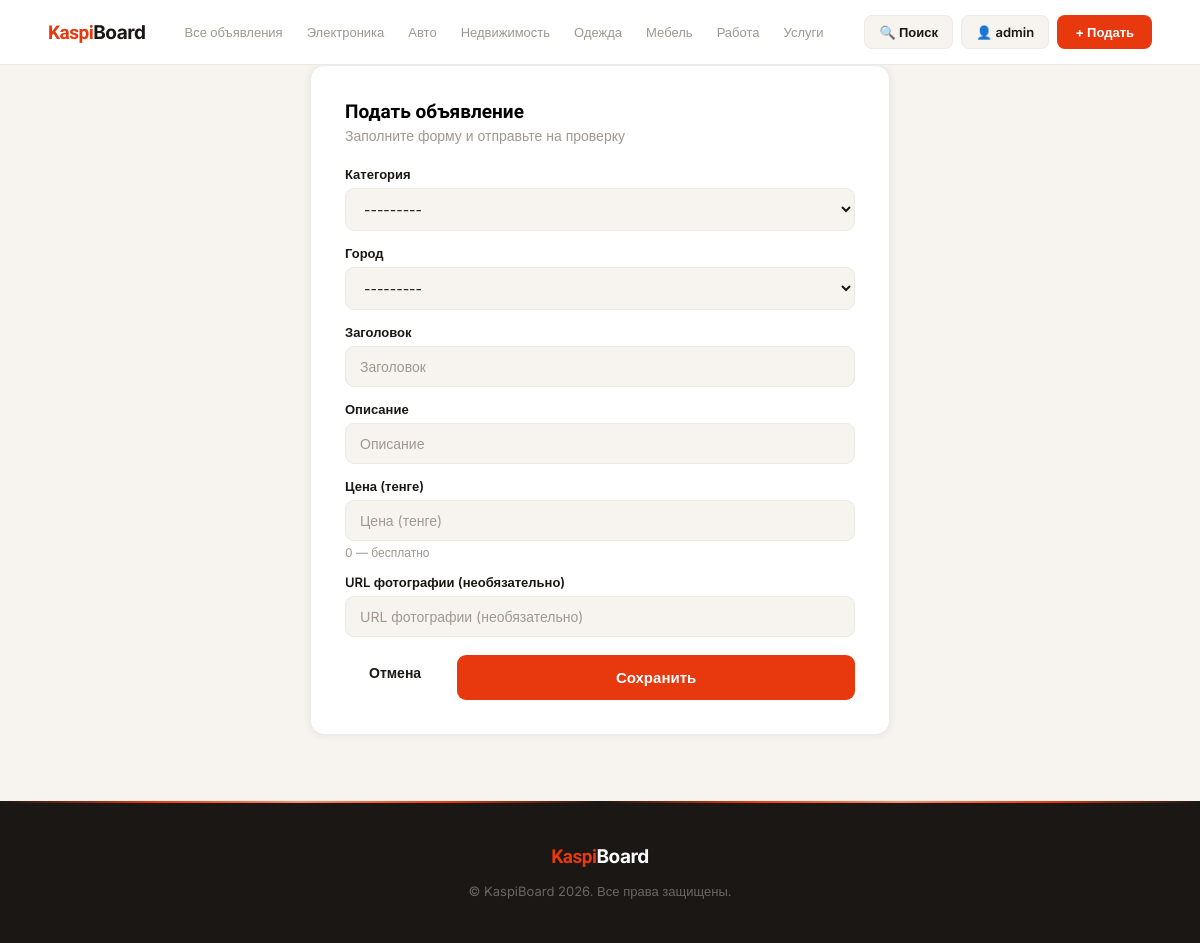
The page /ads/new/ (signed in) on the database its author committed.
### core_app/models.py (models this page shows)
class Category(models.Model):
    name = models.CharField('Название категории', max_length=100)
    def __str__(self):
        return self.name

class City(models.Model):
    name = models.CharField('Город', max_length=100)
    def __str__(self):
        return self.name

### core_app/views.py (the view)
# urls.py: path('ads/new/', views.ad_create_view, name='ad_create'),
@login_required
def ad_create_view(request):
    if request.method == 'POST':
        form = AdForm(request.POST)
        if form.is_valid():
            ad = form.save(commit=False)
            ad.author = request.user
            ad.is_moderated = False
            ad.save()
            messages.success(request, 'Объявление отправлено на проверку.')
            return redirect('profile_page')
    else:
        form = AdForm()
    return render(request, 'ad-form.html', {'form': form})

### core_app/forms.py
class AdForm(forms.ModelForm):
    class Meta:
        model = Ad
        fields = ['category', 'city', 'title', 'description', 'price', 'image_url']
        widgets = {
            'description': forms.Textarea(attrs={'rows': 4}),
        }
        labels = {
            'image_url': 'URL фотографии (необязательно)',
        }

### core_app/context_processors.py (called while the page is built)
def categories_processor(request):
    return {
        'categories': Category.objects.all()
    }

### core_app/templates/ad-form.html (shortened to what this page needs)
{% extends 'base.html' %}
{% block content %}
<section class="ad-form-section">
    <div class="container">
        <div class="ad-form-card">
            <h2>{% if form.instance.pk %}Редактировать объявление{% else %}Подать объявление{% endif %}</h2>
            <p class="sub">{% if form.instance.pk %}Измените данные{% else %}Заполните форму и отправьте на проверку{% endif %}</p>
            <form method="post" novalidate>
                {% for field in form %}
                <div class="form-group">
                    <label class="form-label">{{ field.label }}</label>
                    {% if field.field.widget.input_type == 'select' %}
                        <select name="{{ field.html_name }}" class="form-input">
                            {% for val, label in field.field.choices %}
                                <option value="{{ val }}" {% if field.value|stringformat:"s" == val|stringformat:"s" %}selected{% endif %}>{{ label }}</option>
                            {% endfor %}
                        </select>
                    {% elif field.field.widget.input_type == 'textarea' %}
                        <textarea name="{{ field.html_name }}" class="form-input" rows="5" placeholder="{{ field.label }}">{{ field.value|default:'' }}</textarea>
                    {% else %}
                        <input type="{{ field.field.widget.input_type }}" name="{{ field.html_name }}" class="form-input" value="{{ field.value|default:'' }}" placeholder="{{ field.label }}">
                    {% endif %}
                    {% if field.help_text %}<p class="form-help">{{ field.help_text }}</p>{% endif %}
                </div>
                {% endfor %}
                <div style="display:flex;gap:12px;justify-content:flex-end;margin-top:8px;">
                    <a href="{% url 'profile_page' %}" style="padding:13px 24px;background:var(--secondary);color:var(--dark);border-radius:10px;font-weight:600;font-size:14px;">Отмена</a>
                    <button type="submit" class="btn-submit">Сохранить</button>
                </div>
            </form>
        </div>
    </div>
</section>
{% endblock %}

### core_app/templates/base.html (shortened to what this page needs)
{% load static %}
<!DOCTYPE html>
<html lang="ru">
<head>
    <link rel="stylesheet" href="{% static 'css/style.css' %}">
</head>
<body>
<header class="header">
    <div class="header-inner">
        <a href="{% url 'home_page' %}" class="logo-text">Kaspi<span>Board</span></a>
        <nav class="header-nav">
            <a href="{% url 'all_ads_page' %}" {% if request.resolver_match.url_name == 'all_ads_page' %}class="active-cat"{% endif %}>Все объявления</a>
            {% for category in categories %}
            <a href="{% url 'ads_by_category' pk=category.pk %}" {% if request.resolver_match.url_name == 'ads_by_category' and request.resolver_match.kwargs.pk == category.pk %}class="active-cat"{% endif %}>{{ category.name }}</a>
            {% endfor %}
        </nav>
        <div class="header-actions">
            <a href="{% url 'search_page' %}" class="btn-hg">🔍 Поиск</a>
            {% if user.is_authenticated %}
                <a href="{% url 'profile_page' %}" class="btn-hg">👤 {{ user.username }}</a>
                <a href="{% url 'ad_create' %}" class="btn-hp">+ Подать</a>
            {% else %}
                <a href="{% url 'login_page' %}" class="btn-hg">Войти</a>
                <a href="{% url 'ad_create' %}" class="btn-hp">+ Подать</a>
            {% endif %}
        </div>
    </div>
</header>
<main>
    {% block content %}{% endblock %}
</main>
<footer class="footer">
    <div>
        <a href="{% url 'home_page' %}" class="logo-text">Kaspi<span>Board</span></a>
        <p>&copy; KaspiBoard 2026. Все права защищены.</p>
    </div>
</footer>
</body>
</html>

### core_app/static/css/style.css (style rules this page uses)
* { padding: 0; margin: 0; box-sizing: border-box; font-family: "Inter", sans-serif; }
a { text-decoration: none; display: inline-block; }
:root { --primary: #E8380D; --primary-hover: #c42e09; --primary-light: rgba(232,56,13,0.1); --white: #ffffff; --dark: #1a1714; --bg: #F7F4F0; --card: #ffffff; --border: #EDE9E3; --muted: #A09890; --gold: #C9920A; --gold-light: rgba(201,146,10,0.12); --success: #22a06b; --shadow-sm: 0 1px 8px rgba(0,0,0,0.06); --shadow-md: 0 4px 20px rgba(0,0,0,0.1); --shadow-lg: 0 10px 36px rgba(0,0,0,0.16); --t: 0.25s cubic-bezier(0.4,0,0.2,1); --radius: 14px; --radius-sm: 9px; }
.header { width: 100%; position: sticky; top: 0; z-index: 100; background: var(--white); border-bottom: 1px solid var(--border); animation: fadeInDown 0.4s ease both; }
.header-inner { max-width: 1280px; margin: 0 auto; padding: 0 48px; height: 64px; display: flex; align-items: center; gap: 28px; }
.logo-text { font-family: 'Unbounded', sans-serif; font-size: 19px; font-weight: 700; color: var(--primary); letter-spacing: -0.5px; flex-shrink: 0; display: inline-block; }
.logo-text span { color: var(--dark); }
.header-nav { display: flex; align-items: center; gap: 2px; flex: 1; overflow-x: auto; scrollbar-width: none; }
.header-nav a { color: var(--muted); font-size: 13px; font-weight: 500; padding: 6px 11px; border-radius: 7px; white-space: nowrap; transition: all var(--t); display: inline-block; }
.header-actions { display: flex; align-items: center; gap: 8px; flex-shrink: 0; }
.btn-hg { padding: 8px 14px; border-radius: 8px; font-size: 13px; font-weight: 600; color: var(--dark); background: var(--bg); border: 1px solid var(--border); transition: all var(--t); cursor: pointer; display: inline-flex; align-items: center; gap: 5px; }
.btn-hp { padding: 9px 18px; border-radius: 8px; font-size: 13px; font-weight: 700; color: var(--white); background: var(--primary); border: none; transition: all var(--t); cursor: pointer; display: inline-flex; align-items: center; gap: 5px; }
main { background: var(--bg); min-height: calc(100vh - 64px); }
.form-input { width: 100%; border: 1.5px solid var(--border); border-radius: var(--radius-sm); padding: 11px 14px; font-size: 14px; background: var(--bg); outline: none; transition: all var(--t); font-family: 'Inter', sans-serif; color: var(--dark); }
.form-input::placeholder { color: var(--muted); }
select.form-input { cursor: pointer; }
.form-group { margin-bottom: 14px; }
.form-label { display: block; font-weight: 600; font-size: 13px; margin-bottom: 6px; color: var(--dark); }
.form-help { font-size: 12px; color: var(--muted); margin-top: 4px; }
.btn-submit { display: inline-flex; align-items: center; justify-content: center; width: 100%; padding: 13px; background: var(--primary); color: var(--white); border: none; border-radius: var(--radius-sm); font-size: 15px; font-weight: 700; cursor: pointer; transition: all var(--t); font-family: 'Inter', sans-serif; margin-top: 4px; }
.ad-form-card { max-width: 580px; margin: 0 auto; background: var(--card); border-radius: var(--radius); padding: 34px; box-shadow: var(--shadow-sm); border: 1px solid var(--border); animation: fadeInUp 0.5s ease both; }
.ad-form-card h2 { font-family: 'Unbounded', sans-serif; font-size: 19px; margin-bottom: 4px; }
.ad-form-card .sub { font-size: 14px; color: var(--muted); margin-bottom: 22px; }
.footer { background-color: var(--dark); padding: 44px 0; text-align: center; position: relative; overflow: hidden; }
.footer::before { content: ''; position: absolute; top: 0; left: 0; right: 0; height: 2px; background: linear-gradient(90deg,transparent,var(--primary),#ff8a6a,var(--primary),transparent); background-size: 600px 100%; animation: shimmer 3s linear infinite; }
.footer .logo-text { margin-bottom: 10px; }
.footer .logo-text span { color: #fff !important; }
.footer p { font-size: 13px; color: rgba(255,255,255,0.35); margin-top: 5px; }

### rows shown on the page
Category: name "Электроника", category "---------"
Category: name "Авто"
Category: name "Недвижимость"
Category: name "Одежда"
Category: name "Мебель"
Category: name "Работа"
Category: name "Услуги"
City: city "---------"

### other values the page prints
{{ user.username }} "admin"
{{ field.label }} "Категория" "Город" "Заголовок" "Описание" "Цена (тенге)" "URL фотографии (необязательно)"
{{ field.help_text }} "0 — бесплатно"
